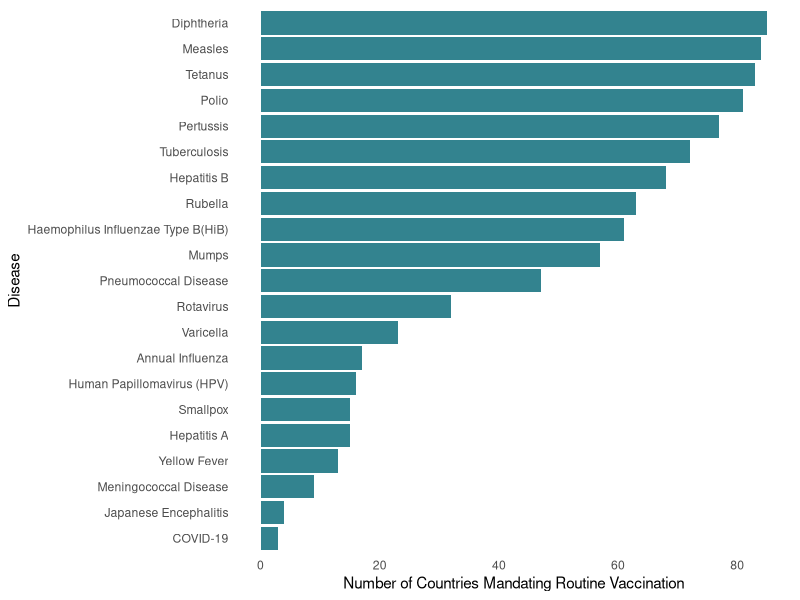

This chart was generated by the following R code:
library(readr)
library(tidyr)
library(dplyr)
library(ggplot2)

#Reading in the data and cleaning it up
diseases.raw <- read.csv("Data/MandatedDiseasesFinal.csv")

diseases.df <- subset(diseases.raw, !is.na(Disease) & Disease != "")

diseases.sep <- diseases.df %>%
  separate_rows(Disease, sep = ",")

#Now I want to know how many times each of the diseases shows up in policy
disease_counts <- diseases.sep %>%
  count(Disease)

colnames(disease_counts) <- c("Disease", "Count")

# Count vaccines in each country 
country_counts <- diseases.sep %>%
  count(Country)
# Rename columns for clarity
colnames(country_counts) <- c("Country", "Count")


#A few diseases have better names for display
disease_counts <- disease_counts %>%
  mutate(Disease = case_when(
    Disease == "meningococcal disease" ~ "Meningococcal Disease",
    Disease == "Influenza" ~ "Annual Influenza",
    Disease == "Streptococcus pneumoniae" ~ "Pneumococcal Disease",
    Disease == "Human Papillomavirus" ~ "Human Papillomavirus (HPV)",
    Disease == "Haemophilus influenzae type B" ~ "Haemophilus Influenzae Type B(HiB)",
    Disease == "Tuberculosis (all forms)" ~ "Tuberculosis",
    TRUE ~ Disease
  ))
#Arrange them in descending order so it looks nicer
disease_counts <- disease_counts %>% arrange(desc(Count))

#Plot!
ggplot(disease_counts, aes(x = reorder(Disease, Count), y = Count)) +
  geom_bar(stat = "identity", fill = "#33838F") +
  theme_minimal() +
  labs(x = "Disease", y = "Number of Countries Mandating Routine Vaccination") +
  theme(
    axis.text.y =element_text(angle = 0, vjust =0.5, hjust =1),
    panel.grid.major = element_blank(), 
    panel.grid.minor = element_blank()
    ) +
  coord_flip()



